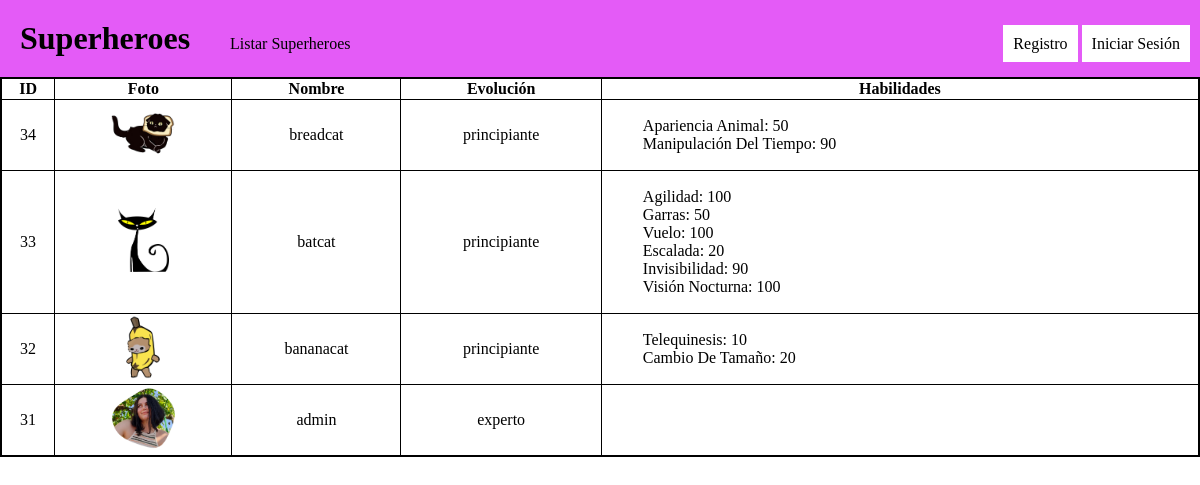
The page / on the database its author committed.
### tables this page shows
CREATE TABLE `superheroes` (
  `id` int(11) NOT NULL,
  `nombre` varchar(128) NOT NULL,
  `imagen` varchar(255) NOT NULL,
  `evolucion` enum('principiante','experto') NOT NULL,
  `idUsuario` int(11) NOT NULL,
  `created_at` timestamp NULL DEFAULT current_timestamp(),
  `updated_at` timestamp(6) NULL DEFAULT NULL ON UPDATE current_timestamp(6)
);

CREATE TABLE `habilidades` (
  `id` int(11) NOT NULL,
  `nombre` varchar(255) NOT NULL,
  `created_at` timestamp NOT NULL DEFAULT current_timestamp(),
  `updated_at` timestamp NULL DEFAULT NULL ON UPDATE current_timestamp()
);

### app/Core/Router.php (called while the page is built, shortened)
<?php
class Router
{
    private $routes = array();
    public function add($route)
    {
        $this->routes[] = $route;
    }
    public function match(string $request)
    {
        $matches = array();
        foreach ($this->routes as $route) {
            $patron = $route['path'];
            if (preg_match($patron, $request)) {
                $matches = $route;
            }
        }
        return $matches;
    }
}

### app/Controllers/BaseController.php (called while the page is built, shortened)
<?php
class BaseController {
    public function renderHTML($fileName, $data=[]) {
        include($fileName);
    }
}
?>

### app/Controllers/IndexController.php (called while the page is built, shortened)
<?php
class IndexController extends BaseController
{
    public function indexAction()
    {
        $sh = Superheroe::getInstancia();
        $hb = Habilidad::getInstancia();
        $data = array();
        $data['superheroes'] = $sh->getLast(15);
        foreach ($data['superheroes'] as $key => $superheroe) {
            $sh->setId($superheroe['id']);
            $data['superheroes'][$key]['habilidades'] = $sh->getHabilidades();
            foreach ($data['superheroes'][$key]['habilidades'] as $clave => $habilidad) {
                $hb->setId($habilidad['idHabilidad']);
                $data['superheroes'][$key]['habilidades'][$clave]['nombre'] = $hb->get()['nombre'];
            }
        }
        $this->renderHTML('..\views\superheroes_view.php', $data);
    }
}

### app/Models/DBAbstractModel.php (called while the page is built, shortened)
<?php
abstract class DBAbstractModel
{
    private static $db_host = DBHOST;
    private static $db_user = DBUSER;
    private static $db_pass = DBPASS;
    private static $db_name = DBNAME;
    private static $db_port = DBPORT;
    protected $conn;
    protected $query;
    protected $parametros = array();
    protected function open_connection()
    {
        $dsn = 'mysql:host=' . self::$db_host . ';'
            . 'dbname=' . self::$db_name . ';'
            . 'port='  . self::$db_port;
        try {
            $this->conn = new \PDO(
                $dsn,
                self::$db_user,
                self::$db_pass,
                array(\PDO::MYSQL_ATTR_INIT_COMMAND => "SET NAMES utf8")
            );
            return $this->conn;
        } catch (\PDOException $e) {
            printf("Conexión fallida: %s\n", $e->getMessage());
            exit();
        }
    }
    protected function get_results_from_query()
    {
        if (($_stmt = $this->conn->prepare($this->query))) {
            if (preg_match_all('/(:\w+)/', $this->query, $_named, PREG_PATTERN_ORDER)) {
                $_named = array_pop($_named);
                foreach ($_named as $_param) {
                    $_stmt->bindValue($_param, $this->parametros[substr($_param, 1)]);
                }
            }
            try {
                if (!$_stmt->execute()) {
                    printf("Error de consulta: %s\n", $_stmt->errorInfo()[2]);
                }
                $this->rows = $_stmt->fetchAll(\PDO::FETCH_ASSOC);
            } catch (\PDOException $e) {
                printf("Error en consulta: %s\n", $e->getMessage());
            }
        }
    }
}

### app/Models/Superheroe.php (called while the page is built, shortened)
<?php
require_once 'DBAbstractModel.php';
class Superheroe extends DBAbstractModel
{
    private static $instancia;
    public static function getInstancia()
    {
        if (!isset(self::$instancia)) {
            self::$instancia = new $miclase;
        }
        return self::$instancia;
    }
    public function setId($id)
    {
        $this->id = $id;
    }
    public function getLast($cantidad)
    {
        $this->query = "SELECT * FROM superheroes ORDER BY id DESC LIMIT $cantidad";
        $this->get_results_from_query();
        return $this->rows;
    }
    public function getHabilidades()
    {
        $this->query = "SELECT idHabilidad, valor FROM superheroes_habilidades WHERE idSuperheroe = :id";
        $this->get_results_from_query();
        return $this->rows;
    }
}

### app/Models/Habilidad.php (called while the page is built, shortened)
<?php
require_once 'DBAbstractModel.php';
class Habilidad extends DBAbstractModel
{
    private static $instancia;
    public static function getInstancia()
    {
        if (!isset(self::$instancia)) {
            self::$instancia = new $miclase;
        }
        return self::$instancia;
    }
    private $id;
    public function setId($id)
    {
        $this->id = $id;
    }
    public function get()
    {
        $id = $this->id;
        $this->query = "SELECT * FROM habilidades WHERE id = :id";
        $this->get_results_from_query();
        return $this->rows[0];
    }
}

### views/superheroes_view.php (the view, shortened to what this page needs)
<table>
    <thead>
        <tr>
            <th>ID</th>
            <th>Foto</th>
            <th>Nombre</th>
            <th>Evolución</th>
            <th>Habilidades</th>
        </tr>
    </thead>
    <tbody>
        <?php
        foreach ($data['superheroes'] as $superheroe) { ?>
            <tr>
                <td>
                    <?= $superheroe['id']; ?>
                </td>
                <td>
                    <img src="<?= "upload/" . $superheroe['imagen']; ?>">
                </td>
                <td>
                    <?= $superheroe['nombre']; ?>
                </td>
                <td>
                    <?= $superheroe['evolucion']; ?>
                </td>
                <td>
                    <ul>
                        <?php
                        foreach ($superheroe['habilidades'] as $habilidad) { ?>
                            <li><?= $habilidad['nombre'] ?>: <?= $habilidad['valor'] ?></li>
                        <?php }
                        ?>
                    </ul>
                </td>
            </tr>
        <?php
        }
        ?>
    </tbody>
</table>

### views/header.php (shortened to what this page needs)
<!DOCTYPE html>
<html lang="es">
<head>
    <link rel="stylesheet" href="/css/style.css">
</head>
<body>
    <header>
        <h1><a href="/">Superheroes</a></h1>
        <div>
            <div class="options">
                <a href="/superheroes/list">Listar Superheroes</a>
            </div>
            <div>
                <?php
                if ($_SESSION['usuario']["perfil"] == "invitado") { ?>
                    <a href="/register" class="button">Registro</a>
                    <a href="/login" class="button">Iniciar Sesión</a>
                <?php
                } else { ?>
                    <a href="/logout" class="button">Logout</a>
                <?php
                }
                ?>
            </div>
        </div>
    </header>
</body>
</html>

### public/index.php (shortened to what this page needs)
<?php
$router = new Router();
$router->add(array(
    'name' => 'home',
    'path' => '/^\/$/',
    'action' => [IndexController::class, 'indexAction']
));
if ($_SESSION['usuario']['perfil'] == 'invitado') {
    $router->add(array(
        'name' => 'login',
        'path' => '/^\/login$/',
        'action' => [AuthController::class, 'loginAction']
    ));
    $router->add(array(
        'name' => 'registro',
        'path' => '/^\/register$/',
        'action' => [AuthController::class, 'registerAction']
    ));
}
$router->add(array(
    'name' => 'sh_list',
    'path' => '/^\/superheroes\/list$/',
    'action' => [SuperheroesController::class, 'listAction']
));
$request = $_SERVER['REQUEST_URI'];
$route = $router->match($request);
include("../views/header.php");
if ($route) {
    $actionName = $route['action'][1];
    $controller = new $controllerName;
    $controller->$actionName($request);
} else {
    echo "Not found.";
}

### public/css/style.css (style rules this page uses)
body { margin: 0 auto; }
header { background-color: rgb(228, 91, 247); display: flex; align-items: baseline; padding: 20px 10px; }
h1 { width: 200px; margin: 0; }
header > div { display: flex; justify-content: space-between; align-items: center; width: 100%; }
h2, .options { padding: 0 20px; }
table { width: 100%; text-align: center; padding: 20px; border: 2px solid black; border-collapse: collapse; }
table td, table th { border: 1px solid black; border-collapse: collapse; }
ul { list-style-type: none; }
td ul { text-align: left; text-transform: capitalize; }
a { text-decoration: none; color: black; padding: 10px; }
.button { background-color: white; padding: 10px; }
img { height: 64px; }

### rows shown on the page
superheroes: id "34", imagen (picture), nombre "breadcat", evolucion "principiante"
habilidades: nombre "Apariencia Animal", valor "50"
habilidades: nombre "Manipulación Del Tiempo", valor "90"
superheroes: id "33", imagen (picture), nombre "batcat", evolucion "principiante"
habilidades: nombre "Agilidad", valor "100"
habilidades: nombre "Garras", valor "50"
habilidades: nombre "Vuelo", valor "100"
habilidades: nombre "Escalada", valor "20"
habilidades: nombre "Invisibilidad", valor "90"
habilidades: nombre "Visión Nocturna", valor "100"
superheroes: id "32", imagen (picture), nombre "bananacat", evolucion "principiante"
habilidades: nombre "Telequinesis", valor "10"
habilidades: nombre "Cambio De Tamaño", valor "20"
superheroes: id "31", imagen (picture), nombre "admin", evolucion "experto"
